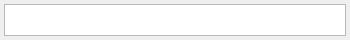
<?xml version="1.0" encoding="UTF-8"?>
<ui version="4.0">
 <class>BulkDataEditWidget</class>
 <widget class="QWidget" name="BulkDataEditWidget">
  <property name="geometry">
   <rect>
    <x>0</x>
    <y>0</y>
    <width>350</width>
    <height>40</height>
   </rect>
  </property>
  <property name="minimumSize">
   <size>
    <width>350</width>
    <height>40</height>
   </size>
  </property>
  <property name="windowTitle">
   <string>Bulk data edit</string>
  </property>
  <layout class="QGridLayout" name="gridLayout">
   <property name="leftMargin">
    <number>4</number>
   </property>
   <property name="topMargin">
    <number>4</number>
   </property>
   <property name="rightMargin">
    <number>4</number>
   </property>
   <property name="bottomMargin">
    <number>4</number>
   </property>
   <item row="0" column="0">
    <widget class="QPlainTextEdit" name="value_edt">
     <property name="tabChangesFocus">
      <bool>true</bool>
     </property>
    </widget>
   </item>
  </layout>
 </widget>
 <resources/>
 <connections/>
</ui>
